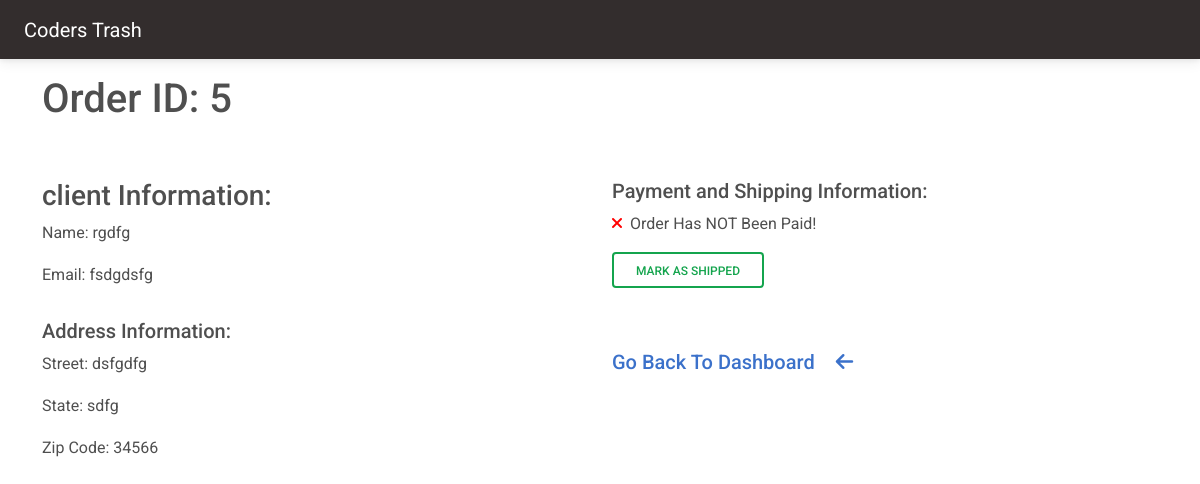
Screenshot of /Trash/orders/5/ (signed in) with the database file from the repository.
### client/models.py (models this page shows, shortened)
class OrderModel(models.Model):
    created_on = models.DateTimeField(auto_now_add=True)
    price = models.DecimalField(max_digits=7, decimal_places=2)
    items = models.ManyToManyField('MenuItem', related_name='order', blank=True)
    name = models.CharField(max_length=50, blank=True)
    email = models.CharField(max_length=50, blank=True)
    street = models.CharField(max_length=50, blank=True)
    city = models.CharField(max_length=50, blank=True)
    state = models.CharField(max_length=15, blank=True)
    zip_code = models.IntegerField(blank=True, null=True)
    is_paid = models.BooleanField(default=False)
    is_shipped = models.BooleanField(default=False)

### Trash/views.py (the view, shortened to what this page needs)
# urls.py: path('orders/<int:pk>/', OrderDetails.as_view(), name='order-details'),
class OrderDetails(LoginRequiredMixin, UserPassesTestMixin, View):
    def get(self, request, pk, *args, **kwargs):
        order = OrderModel.objects.get(pk=pk)
        context = {
            'order': order
        }
        return render(request, 'Trash/order-details.html', context)
    def test_func(self):
        return self.request.user.groups.filter(name='Staff').exists()

### Trash/templates/Trash/order-details.html (shortened to what this page needs)
{% extends 'Trash/base.html' %}
{% block content %}
<div class='container'>
    <div class='row'>
        <div class='col-md-6 col-sm-12 mt-3'>
            <h1>Order ID: {{ order.pk }}</h1>
        </div>
    </div>
    <div class='row'>
        <div class='col-md-6 col-sm-12 mt-5'>
            <h3>client Information:</h3>
            <p><span style='font-weight:400;'>Name:</span> {{ order.name }}</p>
            <p><span style='font-weight:400;'>Email:</span> {{ order.email }}</p>
            <h5 class='pt-3'>Address Information:</h5>
            <p><span style='font-weight:400;'>Street:</span> {{ order.street }}</p>
            <p><span style='font-weight:400;'>State:</span> {{ order.state }}</p>
            <p><span style='font-weight:400;'>Zip Code:</span> {{ order.zip_code }}</p>
        </div>
        <div class='col-md-6 col-sm-12 mt-5'>
            <h5>Payment and Shipping Information:</h5>
            {% if order.is_paid %}
                <p><i style='color: green;' class='fas fa-check'></i><span class='ps-2'>Order Has Been Paid!</span></p>
            {% else %}
                <p><i style='color: red;' class='fas fa-times'></i><span class='ps-2'>Order Has NOT Been Paid!</span></p>
            {% endif %}
	        {% if order.is_shipped %}
    	        <p><i style='color: green;' class='fas fa-check'></i><span class='ps-2'>Order Has Been Shipped!</span></p>
        	{% else %}
                <form method='POST'>
                    <button type='submit' class='btn btn-outline-success'>Mark As Shipped</button>
                <form>
            {% endif %}
            <p>
            <a href='{% url "dashboard" %}'><h5>Go Back To Dashboard
                <i class='fa-solid fa-arrow-left ms-3 pt-5'></i></h5>
            </a>
            </p>
        </div>
    </div>
</div>
{% endblock content%}

### client/static/client/site.css (style rules this page uses)
.container { max-width: 100%; margin: 0 auto; padding: 0 20px; box-sizing: border-box; height: 100%; }

### rows the page displays
OrderModel: pk "5", name "rgdfg", email "fsdgdsfg", street "dsfgdfg", state "sdfg", zip_code "34566"
